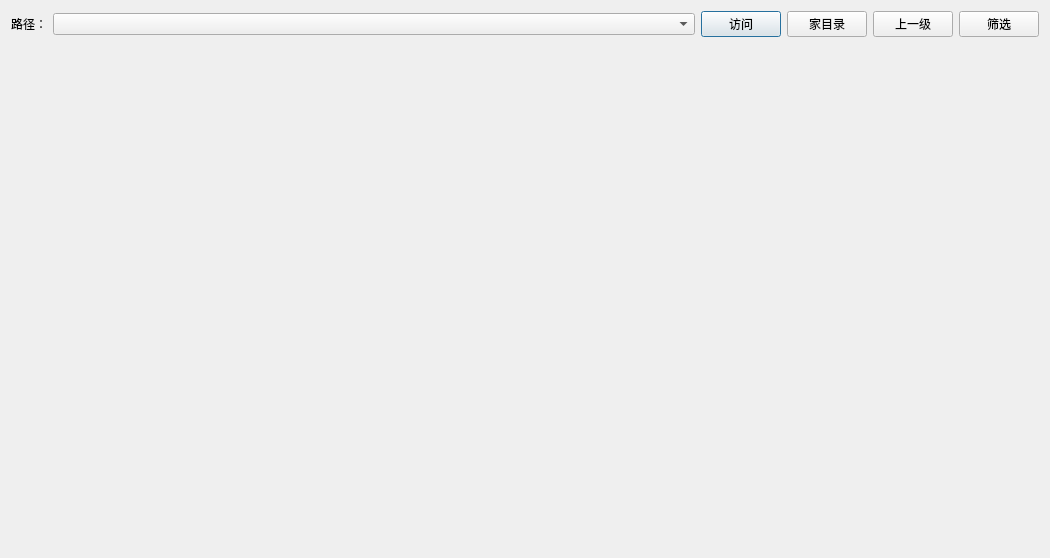
<?xml version="1.0" encoding="UTF-8"?>
<ui version="4.0">
 <class>ExplorerControl</class>
 <widget class="QDialog" name="ExplorerControl">
  <property name="geometry">
   <rect>
    <x>0</x>
    <y>0</y>
    <width>1050</width>
    <height>558</height>
   </rect>
  </property>
  <property name="windowTitle">
   <string>Dialog</string>
  </property>
  <layout class="QVBoxLayout" name="verticalLayout">
   <item>
    <layout class="QHBoxLayout" name="horizontalLayout">
     <item>
      <widget class="QLabel" name="label">
       <property name="text">
        <string>路径：</string>
       </property>
      </widget>
     </item>
     <item>
      <widget class="QComboBox" name="cbPath">
       <property name="sizePolicy">
        <sizepolicy hsizetype="Expanding" vsizetype="Fixed">
         <horstretch>0</horstretch>
         <verstretch>0</verstretch>
        </sizepolicy>
       </property>
      </widget>
     </item>
     <item>
      <widget class="QPushButton" name="btnEnter">
       <property name="text">
        <string>访问</string>
       </property>
      </widget>
     </item>
     <item>
      <widget class="QPushButton" name="btnHome">
       <property name="text">
        <string>家目录</string>
       </property>
      </widget>
     </item>
     <item>
      <widget class="QPushButton" name="btnUp">
       <property name="text">
        <string>上一级</string>
       </property>
      </widget>
     </item>
     <item>
      <widget class="QPushButton" name="btnFilter">
       <property name="text">
        <string>筛选</string>
       </property>
      </widget>
     </item>
    </layout>
   </item>
   <item>
    <widget class="QWidget" name="widget" native="true">
     <property name="sizePolicy">
      <sizepolicy hsizetype="Expanding" vsizetype="Expanding">
       <horstretch>0</horstretch>
       <verstretch>0</verstretch>
      </sizepolicy>
     </property>
    </widget>
   </item>
  </layout>
 </widget>
 <resources/>
 <connections/>
</ui>
